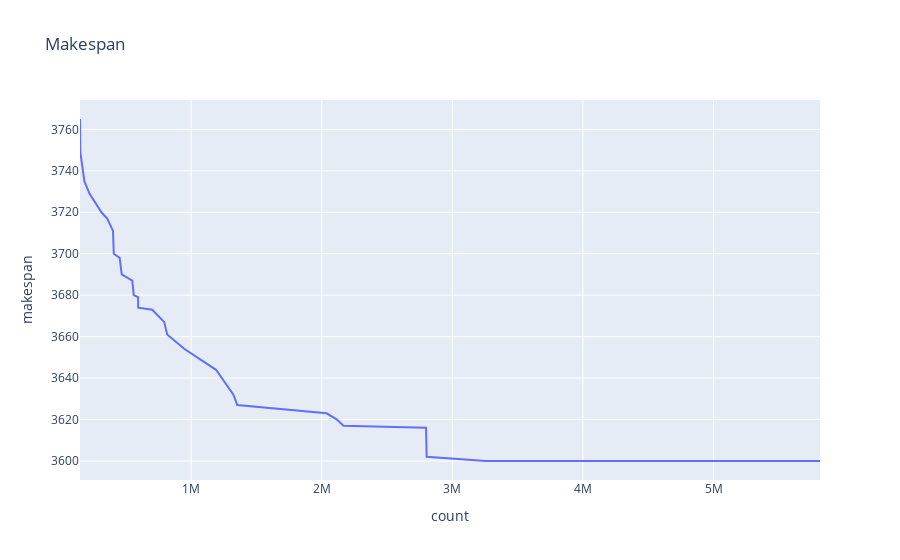

Notebook source saved alongside this figure:
### Code cell
## Visualize makespan vs makespan count

df = pd.read_csv(
    FILE_NAME, header=0, names=["iterations", "makespan", "count"], index_col=None
)
fig = px.line(df, x="count", y="makespan", title="Makespan")
fig.show()

### Figure 1 — Plotly figure (JSON) as saved in the notebook; plotly's stock layout.template omitted (floating-point values rounded to 4 significant figures)
{"data": [{"hovertemplate": "count=%{x}<br>makespan=%{y}<extra></extra>", "legendgroup": "", "line": {"color": "#636efa", "dash": "solid"}, "marker": {"symbol": "circle"}, "mode": "lines", "name": "", "orientation": "v", "showlegend": false, "type": "scatter", "x": [149190, 151630, 182670, 221530, 313010, 357590, 401950, 407810, 453050, 468630, 549630, 553930, 560690, 594070, 594630, 702410, 794350, 816590, 949490, 1190890, 1323810, 1353230, 1719690, 2037210, 2116890, 2165710, 2798590, 2803330, 3258390, 5815030], "xaxis": "x", "y": [3765, 3749, 3735, 3729, 3720, 3717, 3711, 3700, 3698, 3690, 3687, 3683, 3680, 3679, 3674, 3673, 3667, 3661, 3654, 3644, 3632, 3627, 3625, 3623, 3620, 3617, 3616, 3602, 3600, 3600], "yaxis": "y"}], "layout": {"legend": {"tracegroupgap": 0}, "title": {"text": "Makespan"}, "xaxis": {"anchor": "y", "domain": [0, 1], "title": {"text": "count"}}, "yaxis": {"anchor": "x", "domain": [0, 1], "title": {"text": "makespan"}}}}
